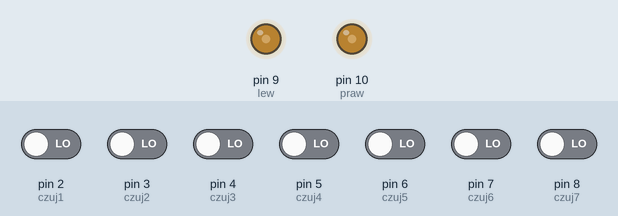
The sketch below on a simulated Arduino Uno, built with avr-gcc and run on an emulated ATmega328P. Parts: output pins drawn as LEDs (lit = HIGH). The inputs (shaded band) are chosen by the test bench; at power-on: pin 2 (czuj1), pin 3 (czuj2), pin 4 (czuj3), pin 5 (czuj4), pin 6 (czuj5), pin 7 (czuj6), pin 8 (czuj7) LOW.

Above: at 1.2 s.
1.3 s: pin 2 (czuj1) driven HIGH
At 2.5 s:
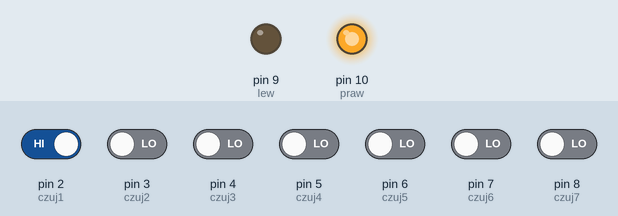
2.8 s: pin 5 (czuj4) driven HIGH
At 3.9 s:
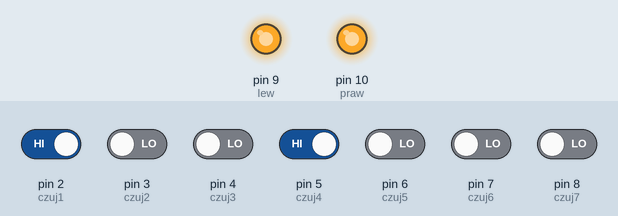
4.3 s: pin 5 (czuj4) driven LOW
At 5.0 s:
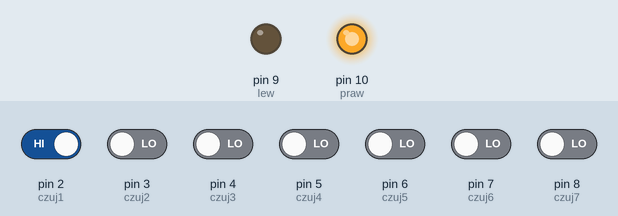
5.8 s: pin 2 (czuj1) driven LOW
At 6.1 s:
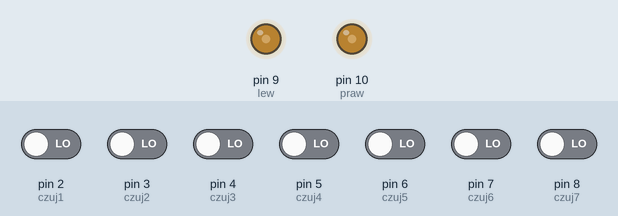
7.3 s: pin 4 (czuj3) driven HIGH
At 8.5 s:
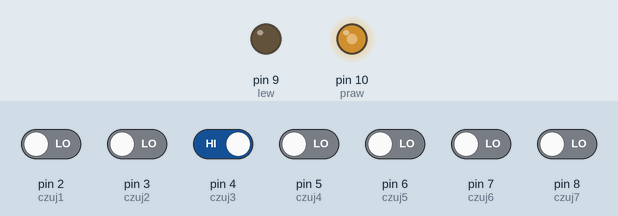
8.8 s: pin 3 (czuj2) driven HIGH
At 9.6 s:
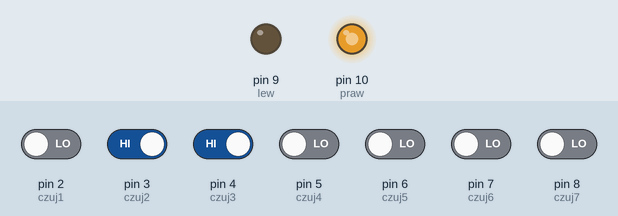
Timing chart, 0 to 11.3 s (numbered marks = the images above; inputs shaded):
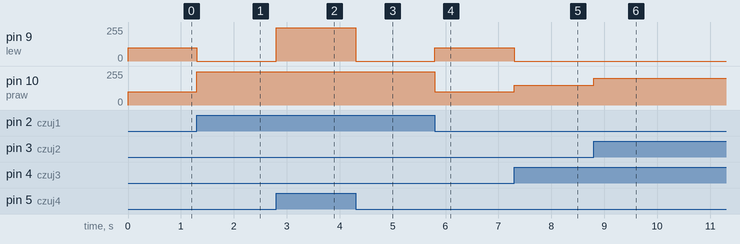

Measured:
- after the input at 1.3 s, pin 9 (lew): 100/255 → 0/255 at once; pin 10 (praw): 100/255 → 250/255 at once
- after the input at 2.8 s, pin 9 (lew): 0/255 → 250/255 at once
- after the input at 4.3 s, pin 9 (lew): 250/255 → 0/255 at once
- after the input at 5.8 s, pin 9 (lew): 0/255 → 100/255 at once; pin 10 (praw): 250/255 → 100/255 at once
- after the input at 7.3 s, pin 9 (lew): 100/255 → 0/255 at once; pin 10 (praw): 100/255 → 150/255 at once
- after the input at 8.8 s, pin 10 (praw): 150/255 → 200/255 at once

The sketch:

linefollowermarcinsienicki.ino
```cpp
int lew = 9;
int praw = 10;
int czuj1 = 2;
int czuj2 = 3;
int czuj3 = 4;
int czuj4 = 5;
int czuj5 = 6;
int czuj6 = 7;
int czuj7 = 8;
int st1 = 0;
int st2 = 0;
int st3 = 0;
int st4 = 0;
int st5 = 0;
int st6 = 0;
int st7 = 0;


void setup() {
  pinMode(lew, OUTPUT);
  pinMode(praw, OUTPUT);
  pinMode(czuj1, INPUT);
  pinMode(czuj2, INPUT);
  pinMode(czuj3, INPUT);
  pinMode(czuj4, INPUT);
  pinMode(czuj5, INPUT);
  pinMode(czuj6, INPUT);
  pinMode(czuj7, INPUT);
}
void loop() {
  st1 = digitalRead(czuj1);
  st2 = digitalRead(czuj2);
  st3 = digitalRead(czuj3);
  st4 = digitalRead(czuj4);
  st5 = digitalRead(czuj5);
  st6 = digitalRead(czuj6);
  st7 = digitalRead(czuj7);


  if (st4==1)
  {
  analogWrite(lew, 250);
  analogWrite(praw, 250);
  }
  else
  {
  if (st3==1 && st5==1)
  {
  analogWrite(lew, 250);
  analogWrite(praw, 250);
  }
  else
  {
  if (st2==1 && st6==1)
  {
  analogWrite(lew, 250);
  analogWrite(praw, 250);
  }
  else
  {
    if (st1==1 && st7==1)
    {
        analogWrite(lew, 250);
  analogWrite(praw, 250);

    }
    else
    {
      if (st1==1)
      {
          analogWrite(lew, 0);
  analogWrite(praw, 250);
      }
      else
      {
        if (st2==1)
        {
            analogWrite(lew, 0);
  analogWrite(praw, 200);
        }
        else
        {
          if (st3==1)
          {
              analogWrite(lew, 0);
  analogWrite(praw, 150);
          }
          else
          {
            if (st5==1)
            {
                analogWrite(lew, 150);
  analogWrite(praw, 0);
            }
            else
            {
              if (st6==1)
              {
                  analogWrite(lew, 200);
  analogWrite(praw, 0);
              }
              else
              {
                if (st7==1)
                {
                    analogWrite(lew, 250);
  analogWrite(praw, 0);
                }
                else
                 {
                   analogWrite(lew, 100);
  analogWrite(praw, 100);
                 }
                }
              }
            }
          }
        }
      }
    }
  }
  }
    }
```
